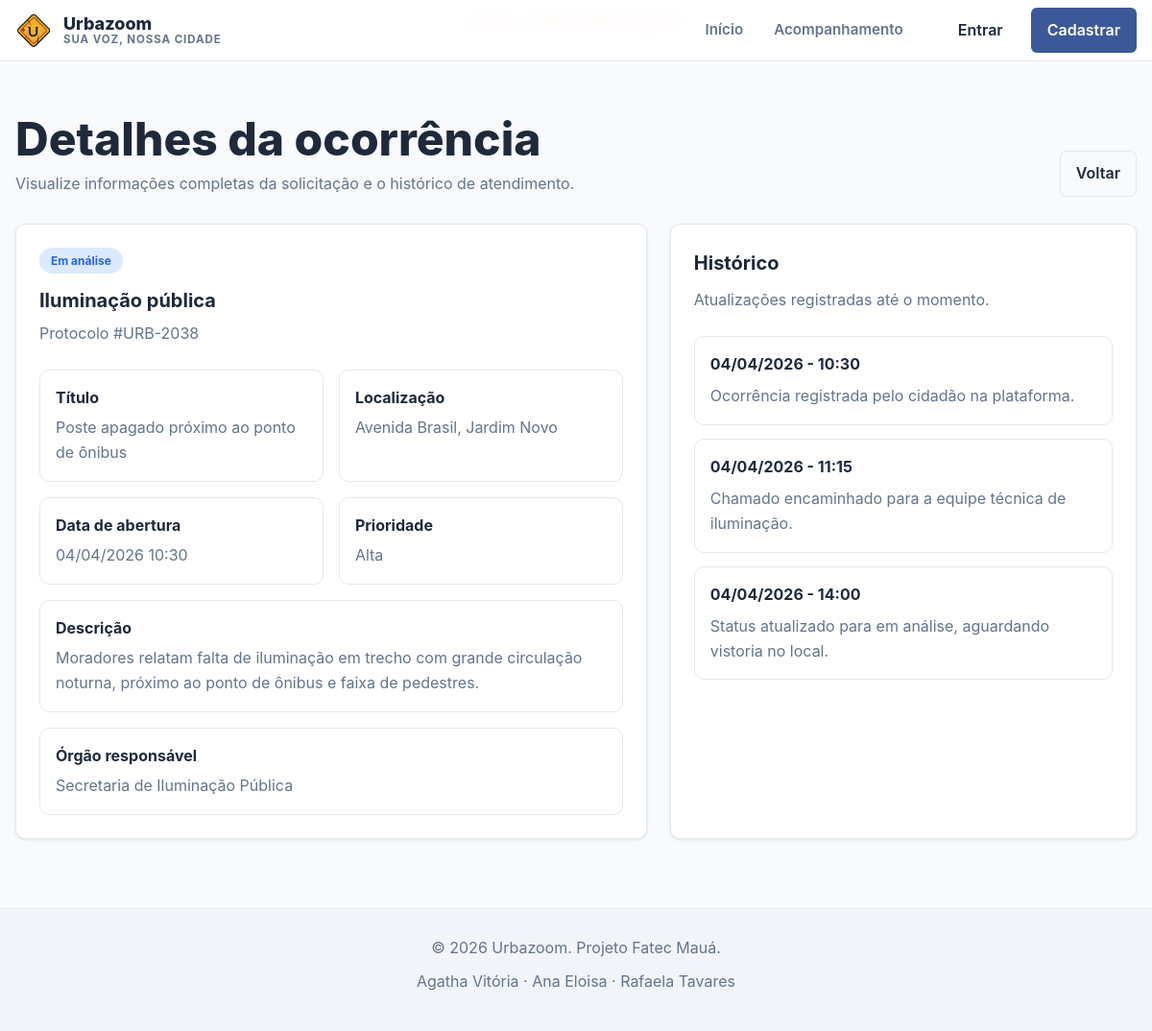
The page /urbazoom/detalhe-ocorrencia.php on the database its author committed.
### tables this page shows
CREATE TABLE ocorrencias (
  id BIGINT UNSIGNED AUTO_INCREMENT PRIMARY KEY,
  protocolo VARCHAR(20) NOT NULL,
  usuario_id BIGINT UNSIGNED NOT NULL,
  categoria_id SMALLINT UNSIGNED NOT NULL,
  orgao_id SMALLINT UNSIGNED NOT NULL,
  titulo VARCHAR(180) NOT NULL,
  descricao TEXT NOT NULL,
  localizacao VARCHAR(255) NOT NULL,
  lat DECIMAL(10,8) DEFAULT NULL,
  lng DECIMAL(11,8) DEFAULT NULL,
  prioridade ENUM('baixa', 'media', 'alta') NOT NULL DEFAULT 'media',
  status_id TINYINT UNSIGNED NOT NULL,
  anexo_path VARCHAR(255) DEFAULT NULL,
  aberta_em DATETIME NOT NULL DEFAULT CURRENT_TIMESTAMP,
  atualizada_em DATETIME NOT NULL DEFAULT CURRENT_TIMESTAMP ON UPDATE CURRENT_TIMESTAMP,
  resolvida_em DATETIME DEFAULT NULL,
  UNIQUE KEY uq_ocorrencias_protocolo (protocolo),
  KEY idx_ocorrencias_usuario (usuario_id),
  KEY idx_ocorrencias_categoria (categoria_id),
  KEY idx_ocorrencias_status (status_id),
  KEY idx_ocorrencias_orgao (orgao_id),
  CONSTRAINT fk_ocorrencias_usuario
    FOREIGN KEY (usuario_id) REFERENCES usuarios (id),
  CONSTRAINT fk_ocorrencias_categoria
    FOREIGN KEY (categoria_id) REFERENCES categorias (id),
  CONSTRAINT fk_ocorrencias_orgao
    FOREIGN KEY (orgao_id) REFERENCES orgaos (id),
  CONSTRAINT fk_ocorrencias_status
    FOREIGN KEY (status_id) REFERENCES status_ocorrencia (id)
);

CREATE TABLE status_ocorrencia (
  id TINYINT UNSIGNED AUTO_INCREMENT PRIMARY KEY,
  nome VARCHAR(50) NOT NULL,
  slug VARCHAR(50) NOT NULL,
  ordem_exibicao TINYINT UNSIGNED NOT NULL,
  classe_badge VARCHAR(30) NOT NULL,
  UNIQUE KEY uq_status_slug (slug)
);

CREATE TABLE categorias (
  id SMALLINT UNSIGNED AUTO_INCREMENT PRIMARY KEY,
  nome VARCHAR(100) NOT NULL,
  descricao VARCHAR(255) DEFAULT NULL,
  orgao_id SMALLINT UNSIGNED NOT NULL,
  ativa TINYINT(1) NOT NULL DEFAULT 1,
  UNIQUE KEY uq_categorias_nome (nome),
  CONSTRAINT fk_categorias_orgao
    FOREIGN KEY (orgao_id) REFERENCES orgaos (id)
);

CREATE TABLE orgaos (
  id SMALLINT UNSIGNED AUTO_INCREMENT PRIMARY KEY,
  nome VARCHAR(120) NOT NULL,
  descricao VARCHAR(255) DEFAULT NULL,
  email_contato VARCHAR(150) DEFAULT NULL,
  ativo TINYINT(1) NOT NULL DEFAULT 1
);

CREATE TABLE historico_ocorrencias (
  id BIGINT UNSIGNED AUTO_INCREMENT PRIMARY KEY,
  ocorrencia_id BIGINT UNSIGNED NOT NULL,
  usuario_id BIGINT UNSIGNED DEFAULT NULL,
  status_id TINYINT UNSIGNED DEFAULT NULL,
  mensagem TEXT NOT NULL,
  criado_em DATETIME NOT NULL DEFAULT CURRENT_TIMESTAMP,
  KEY idx_historico_ocorrencia (ocorrencia_id),
  KEY idx_historico_usuario (usuario_id),
  KEY idx_historico_status (status_id),
  CONSTRAINT fk_historico_ocorrencia
    FOREIGN KEY (ocorrencia_id) REFERENCES ocorrencias (id) ON DELETE CASCADE,
  CONSTRAINT fk_historico_usuario
    FOREIGN KEY (usuario_id) REFERENCES usuarios (id) ON DELETE SET NULL,
  CONSTRAINT fk_historico_status
    FOREIGN KEY (status_id) REFERENCES status_ocorrencia (id) ON DELETE SET NULL
);

### urbazoom/detalhe-ocorrencia.php (the view, shortened to what this page needs)
<?php
require __DIR__ . '/config.php';
$usuario = usuario_logado();
$id = (int) get_value('id', 0);
if ($id > 0) {
    if (!$usuario || eh_servidor()) {
        $sql = "SELECT
            o.*,
            s.nome AS status_nome,
            s.classe_badge,
            c.nome AS categoria_nome,
            org.nome AS orgao_nome
            FROM ocorrencias o
            INNER JOIN status_ocorrencia s ON s.id = o.status_id
            INNER JOIN categorias c ON c.id = o.categoria_id
            INNER JOIN orgaos org ON org.id = o.orgao_id
            WHERE o.id = :id
            LIMIT 1";
        $stmt = banco()->prepare($sql);
        $stmt->execute(array('id' => $id));
    } else {
        $sql = "SELECT
            o.*,
            s.nome AS status_nome,
            s.classe_badge,
            c.nome AS categoria_nome,
            org.nome AS orgao_nome
            FROM ocorrencias o
            INNER JOIN status_ocorrencia s ON s.id = o.status_id
            INNER JOIN categorias c ON c.id = o.categoria_id
            INNER JOIN orgaos org ON org.id = o.orgao_id
            WHERE o.id = :id AND o.usuario_id = :usuario_id
            LIMIT 1";
        $stmt = banco()->prepare($sql);
        $stmt->execute(array('id' => $id, 'usuario_id' => $usuario['id']));
    }
    $ocorrencia = $stmt->fetch();
} else {
    if (!$usuario || eh_servidor()) {
        $sql = "SELECT
            o.*,
            s.nome AS status_nome,
            s.classe_badge,
            c.nome AS categoria_nome,
            org.nome AS orgao_nome
            FROM ocorrencias o
            INNER JOIN status_ocorrencia s ON s.id = o.status_id
            INNER JOIN categorias c ON c.id = o.categoria_id
            INNER JOIN orgaos org ON org.id = o.orgao_id
            ORDER BY o.aberta_em DESC
            LIMIT 1";
        $ocorrencia = banco()->query($sql)->fetch();
    }
}
$historico = array();
if ($ocorrencia) {
    $stmt = banco()->prepare("SELECT criado_em, mensagem FROM historico_ocorrencias WHERE ocorrencia_id = :id ORDER BY criado_em ASC");
    $stmt->execute(array('id' => $ocorrencia['id']));
    $historico = $stmt->fetchAll();
}
render_header('Urbazoom | Detalhes da Ocorrência', 'detalhe-ocorrencia.php');
?>
<main class="page-shell dashboard-page">
  <div class="container">
    <div class="panel-header">
      <div>
        <h1>Detalhes da ocorrência</h1>
        <p>Visualize informações completas da solicitação e o histórico de atendimento.</p>
      </div>
      <a class="btn btn-outline" href="<?php echo eh_servidor() ? 'painel-admin.php' : 'acompanhamento.php'; ?>">Voltar</a>
    </div>
    <?php if (!$ocorrencia) : ?>
      <div class="empty-state">
        <h3>Ocorrência não encontrada</h3>
        <p>Não foi possível localizar a ocorrência solicitada.</p>
      </div>
    <?php else : ?>
      <div class="detail-layout">
        <section class="panel-box">
          <div class="detail-header">
            <div>
              <span class="badge <?php echo e($ocorrencia['classe_badge']); ?>"><?php echo e($ocorrencia['status_nome']); ?></span>
              <h3><?php echo e($ocorrencia['categoria_nome']); ?></h3>
              <p>Protocolo #<?php echo e($ocorrencia['protocolo']); ?></p>
            </div>
          </div>
          <div class="detail-grid">
            <div class="detail-item"><strong>Título</strong><span><?php echo e($ocorrencia['titulo']); ?></span></div>
            <div class="detail-item"><strong>Localização</strong><span><?php echo e($ocorrencia['localizacao']); ?></span></div>
            <div class="detail-item"><strong>Data de abertura</strong><span><?php echo e(date('d/m/Y H:i', strtotime($ocorrencia['aberta_em']))); ?></span></div>
            <div class="detail-item"><strong>Prioridade</strong><span><?php echo e(ucfirst($ocorrencia['prioridade'])); ?></span></div>
            <div class="detail-item detail-item-wide"><strong>Descrição</strong><span><?php echo e($ocorrencia['descricao']); ?></span></div>
            <div class="detail-item detail-item-wide"><strong>Órgão responsável</strong><span><?php echo e($ocorrencia['orgao_nome']); ?></span></div>
          </div>
        </section>
        <aside class="panel-box">
          <div class="panel-box-header">
            <div>
              <h3>Histórico</h3>
              <p>Atualizações registradas até o momento.</p>
            </div>
          </div>
          <div class="timeline-list">
            <?php foreach ($historico as $item) : ?>
              <div class="timeline-item-box">
                <strong><?php echo e(date('d/m/Y - H:i', strtotime($item['criado_em']))); ?></strong>
                <p><?php echo e($item['mensagem']); ?></p>
              </div>
            <?php endforeach; ?>
          </div>
        </aside>
      </div>
    <?php endif; ?>
  </div>
</main>
<?php render_footer(); ?>

### urbazoom/config.php (shortened to what this page needs)
<?php
$CONFIG_BANCO = require __DIR__ . '/config/database.php';
function banco()
{
    global $CONFIG_BANCO;
    static $pdo = null;
    if ($pdo instanceof PDO) {
        return $pdo;
    }
    $dsn = 'mysql:host=' . $CONFIG_BANCO['host'] .
        ';port=' . $CONFIG_BANCO['port'] .
        ';dbname=' . $CONFIG_BANCO['dbname'] .
        ';charset=' . $CONFIG_BANCO['charset'];
    $pdo = new PDO(
        $dsn,
        $CONFIG_BANCO['username'],
        $CONFIG_BANCO['password'],
        array(
            PDO::ATTR_ERRMODE => PDO::ERRMODE_EXCEPTION,
            PDO::ATTR_DEFAULT_FETCH_MODE => PDO::FETCH_ASSOC,
        )
    );
    return $pdo;
}
function usuario_logado()
{
    if (!isset($_SESSION['usuario'])) {
        return null;
    }
    return $_SESSION['usuario'];
}
function eh_servidor()
{
    $usuario = usuario_logado();
    return $usuario && $usuario['tipo'] === 'servidor';
}
function e($valor)
{
    return htmlspecialchars((string) $valor, ENT_QUOTES, 'UTF-8');
}
function nav_ativa($arquivo, $atual)
{
    return '';
}
function render_header($tituloPagina, $paginaAtual)
{
    $usuario = usuario_logado();
    echo '<!DOCTYPE html>';
    echo '<html lang="pt-BR">';
    echo '<head>';
    echo '  <link rel="stylesheet" href="styles.css">';
    echo '</head>';
    echo '<body>';
    echo '  <header class="site-header">';
    echo '    <div class="container">';
    echo '      <a class="brand" href="index.php">';
    echo '        <img class="brand-logo" src="imagens/logo.png" alt="Logo do Urbazoom">';
    echo '        <span class="brand-text">';
    echo '          <span class="brand-name">Urbazoom</span>';
    echo '          <span class="brand-slogan">SUA VOZ, NOSSA CIDADE</span>';
    echo '        </span>';
    echo '      </a>';
    echo '      <nav class="header-nav" aria-label="Submenu principal">';
    if (!$usuario) {
        echo '        <a class="' . nav_ativa('index.php', $paginaAtual) . '" href="index.php">Início</a>';
        echo '        <a class="' . nav_ativa('acompanhamento.php', $paginaAtual) . '" href="acompanhamento.php">Acompanhamento</a>';
    } elseif ($usuario['tipo'] === 'servidor') {
        echo '        <a class="' . nav_ativa('index.php', $paginaAtual) . '" href="index.php">Início</a>';
        echo '        <a class="' . nav_ativa('painel-admin.php', $paginaAtual) . '" href="painel-admin.php">Painel admin</a>';
    }
    echo '      </nav>';
    echo '      <div class="header-actions">';
    if ($usuario) {
        echo '        <span class="user-chip">' . e($usuario['nome']) . '</span>';
        echo '        <a class="btn btn-primary" href="logout.php">Sair</a>';
    } else {
        echo '        <a class="btn btn-ghost" href="login.php">Entrar</a>';
        echo '        <a class="btn btn-primary" href="cadastro.php">Cadastrar</a>';
    }
    echo '      </div>';
    echo '    </div>';
    echo '  </header>';
    echo '  <div class="session-status ' . ($usuario ? 'session-status-on' : 'session-status-off') . '">';
    echo '  </div>';
}
function render_footer()
{
    echo '  <footer class="footer">';
    echo '    <div class="container">';
    echo '      <p>&copy; 2026 Urbazoom. Projeto Fatec Mauá.</p>';
    echo '      <p>Agatha Vitória &middot; Ana Eloisa &middot; Rafaela Tavares</p>';
    echo '    </div>';
    echo '  </footer>';
    echo '</body>';
    echo '</html>';
}

### rows shown on the page
ocorrencias: status.nome "Em análise", categoria.nome "Iluminação pública", protocolo "URB-2038", titulo "Poste apagado próximo ao ponto de ônibus", localizacao "Avenida Brasil, Jardim Novo", aberta_em "04/04/2026 10:30", prioridade "Alta", descricao "Moradores relatam falta de iluminação em trecho com grande circulação noturna, próximo ao ponto de ônibus e faixa de pedestres.", orgao.nome "Secretaria de Iluminação Pública"
historico_ocorrencias: criado_em "04/04/2026 - 10:30", mensagem "Ocorrência registrada pelo cidadão na plataforma."
historico_ocorrencias: criado_em "04/04/2026 - 11:15", mensagem "Chamado encaminhado para a equipe técnica de iluminação."
historico_ocorrencias: criado_em "04/04/2026 - 14:00", mensagem "Status atualizado para em análise, aguardando vistoria no local."
